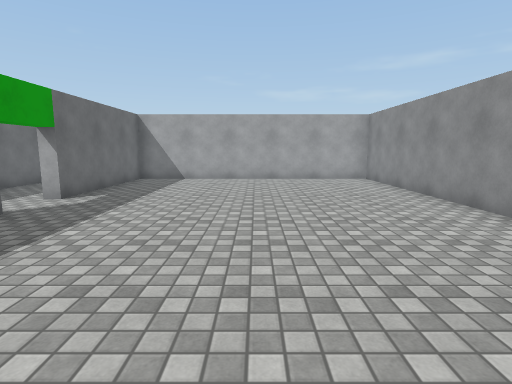
[1] (above)

24 first-person views from a walk through a scene from a Unity 3-D project. The camera is 1.4 m above the floor, tilts 8° down and sees 80° across. The floor is counted in squares, 1 m on a side. Each view is taken from the middle of a square. On the plan, view 1 faces up. The plan holds only what a view shows up to about 14 squares ahead; the rest is blank. The place goes on beyond the plan. The player character is not drawn. Surface patterns are stand-ins for the level's own textures.

[2]
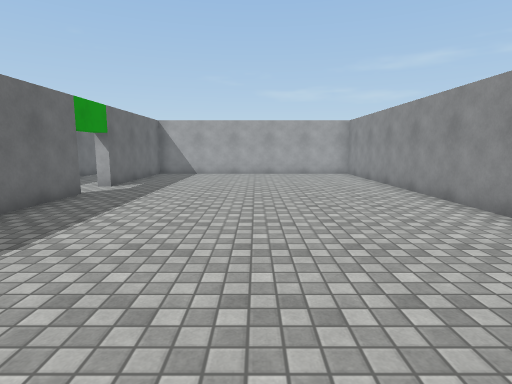

[3]
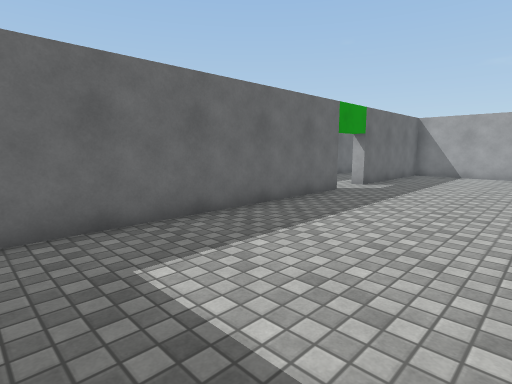

[4]
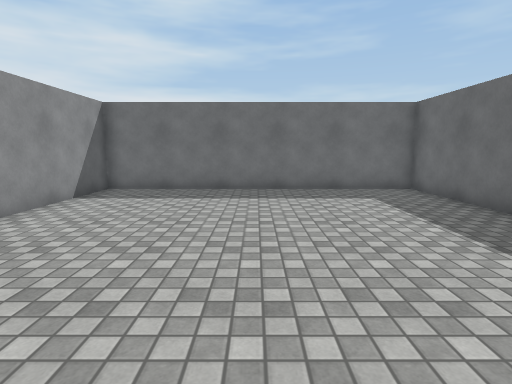

[5]
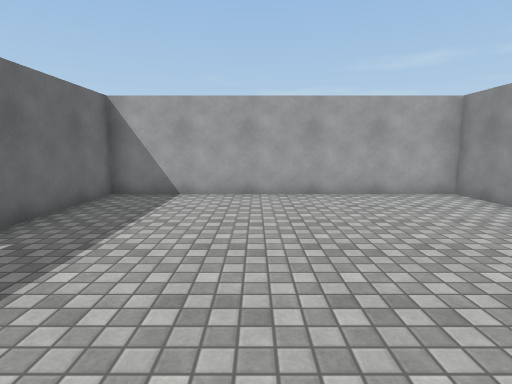

[6]
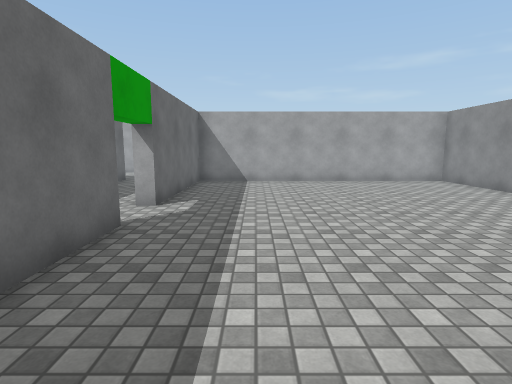

[7]
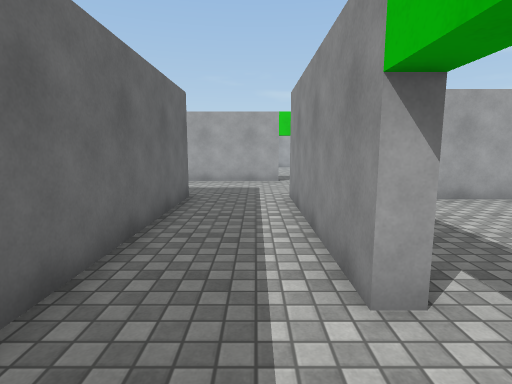

[8]
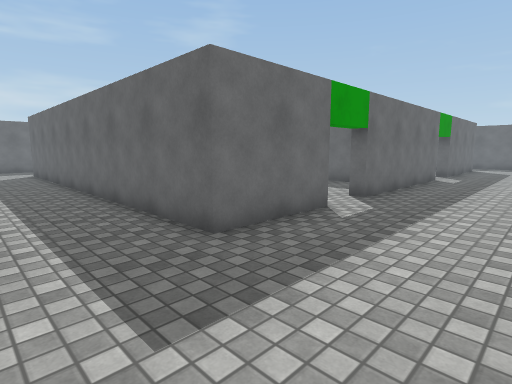

[9]
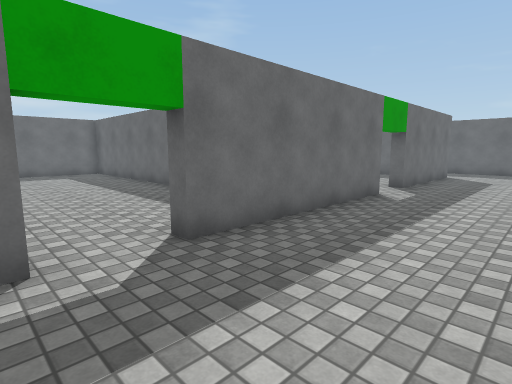

[10]
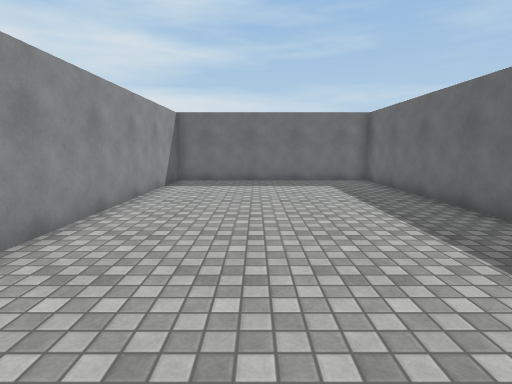

[11]
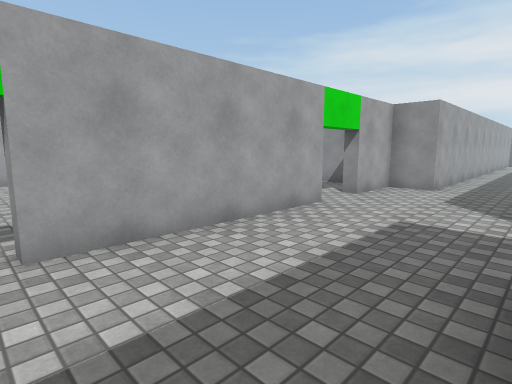

[12]
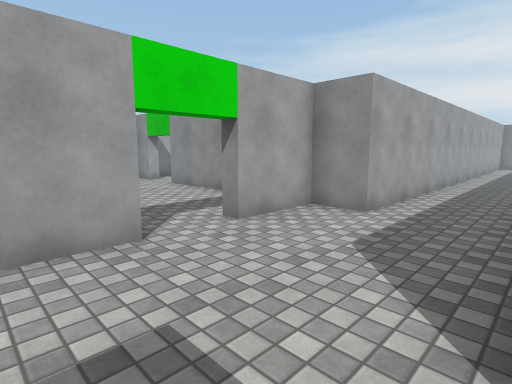

[13]
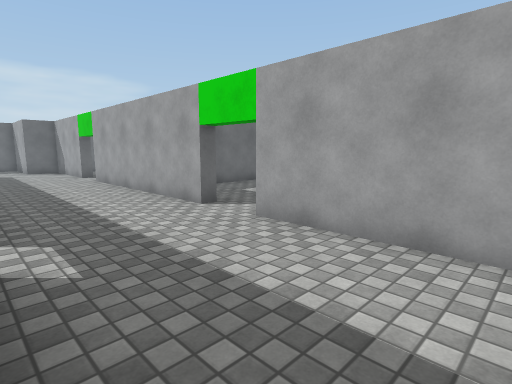

[14]
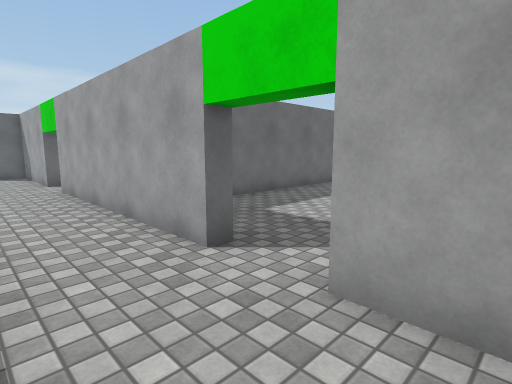

[15]
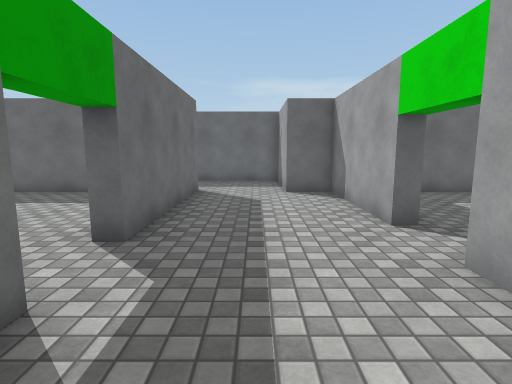

[16]
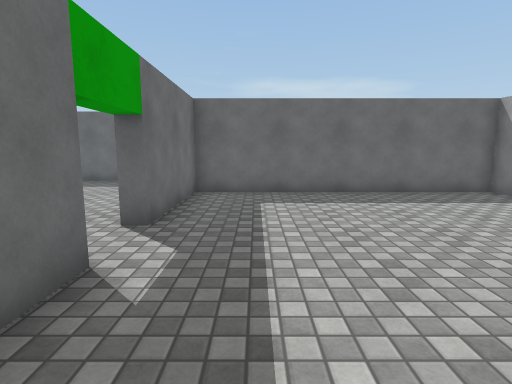

[17]
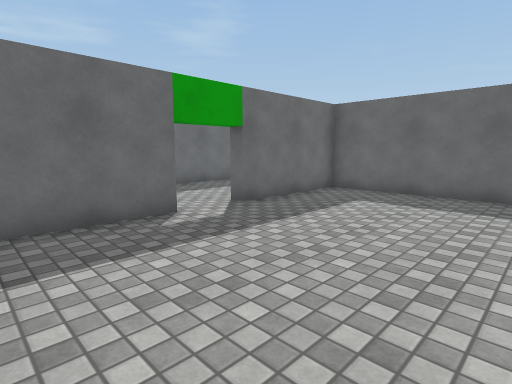

[18]
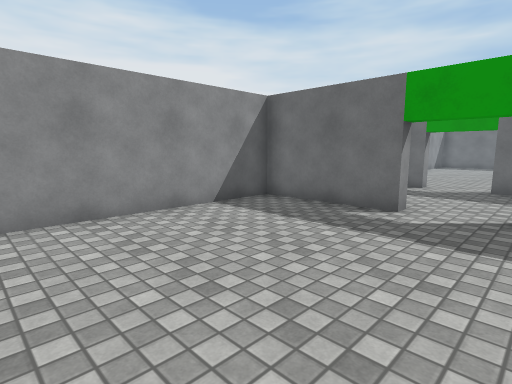

[19]
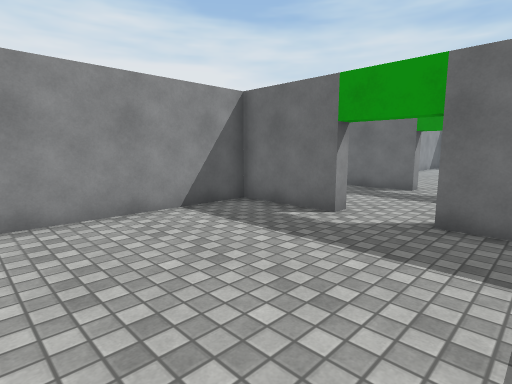

[20]
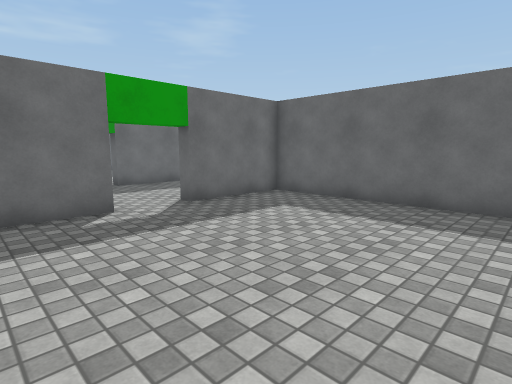

[21]
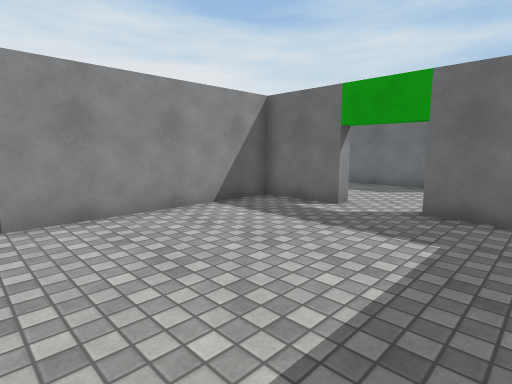

[22]
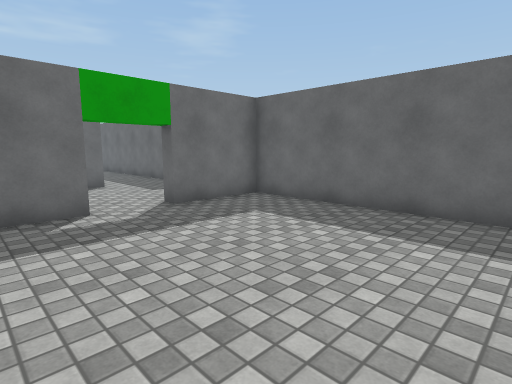

[23]
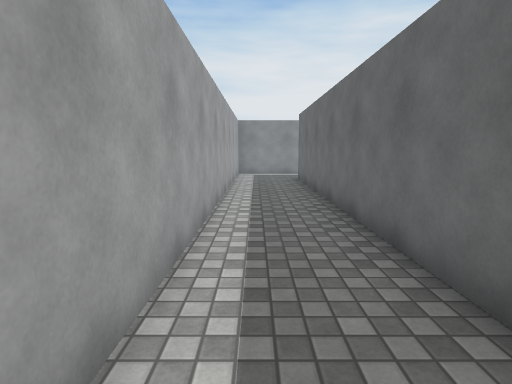

[24]
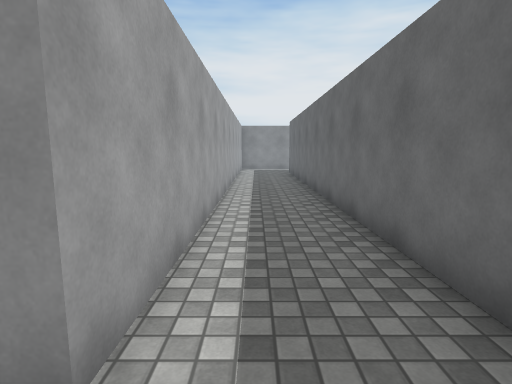

### Floor plan
Ten units are one square. View 1 is at (0, 0); x grows to the right and y downward. Boxes are objects, and circles mark ways between rooms. Rooms are numbered by the first view taken in them; rooms with no view inside come last. Other rooms are left out.
<svg viewBox="-300 -280 410 322">
<path fill="none" stroke="#000" d="M-55 -66 -55 37 53 37 53 -9M53 -31 53 -145 -55 -145 -55 -85M-125 -145 -125 -150 -90 -150 -90 -20M-145 -195 -225 -195M-60 -195 -125 -195M-55 -85 -60 -85 -60 -150 105 -150M-215 -145 -215 -150 -145 -150 -145 -145M-245 -195 -290 -195 -290 -180M-295 -150 -235 -150 -235 -145M105 -180 -15 -180 -15 -195 -40 -195M-180 -82 -180 -3 -95 -3 -95 -100M-180 -128 -180 -116M-225 -195 -225 -200 -185 -200 -185 -265M-290 -275 -290 -200 -245 -200 -245 -195M-125 -195 -125 -200 -95 -200 -95 -255M-180 -275 -180 -200 -145 -200 -145 -195M-40 -195 -40 -200 -15 -200 -15 -265M-90 -265 -90 -200 -60 -200 -60 -195"/>
<circle cx="-60" cy="-75" r="3" fill="#2a7"/>
<circle cx="-135" cy="-150" r="3" fill="#2a7"/>
<circle cx="-235" cy="-200" r="3" fill="#2a7"/>
<circle cx="-135" cy="-200" r="3" fill="#2a7"/>
<circle cx="-50" cy="-200" r="3" fill="#2a7"/>
<text x="-10" y="-60">1</text>
<text x="-110" y="-160">2</text>
<text x="-140" y="-80">3</text>
<text x="-240" y="-240">4</text>
<text x="-140" y="-240">5</text>
<text x="-50" y="-240">6</text>
</svg>
Room 1 opens to room 2. Room 2 opens to room 3. Room 2 opens to room 4. Room 2 opens to room 5. Room 2 opens to room 6.

Where each view was taken, in squares from view 1:
view 1: 0 up, 0 right, facing up
view 2: 3 down, 0 right, facing up
view 3: 3 down, 0 right, facing up-left
view 4: 7 up, 0 right, facing down
view 5: 5 up, 1 left, facing up
view 6: 1 up, 3 left, facing up
view 7: 6 up, 7 left, facing up
view 8: 19 up, 6 left, facing down-left
view 9: 19 up, 12 left, facing down-left
view 10: 14 up, 13 left, facing down
view 11: 15 up, 13 left, facing up-right
view 12: 15 up, 8 left, facing up-right
view 13: 15 up, 8 left, facing up-left
view 14: 17 up, 11 left, facing up-left
view 15: 17 up, 19 left, facing left
view 16: 22 up, 19 left, facing left
view 17: 26 up, 19 left, facing down-left
view 18: 27 up, 25 left, facing down-right
view 19: 26 up, 16 left, facing down-right
view 20: 27 up, 10 left, facing down-left
view 21: 27 up, 8 left, facing down-right
view 22: 27 up, 2 left, facing down-left
view 23: 17 up, 1 right, facing right
view 24: 17 up, 3 left, facing right
